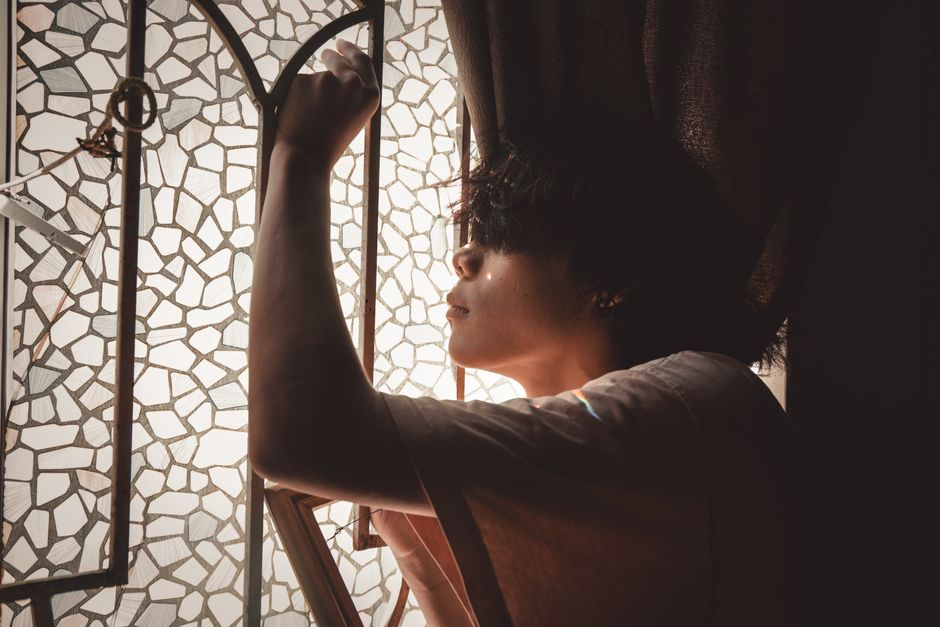
#> input picture concepts/studio/site/assets/arthur.jpg, 940 x 627 px, given in place of industry-nonprofit-2.jpg, which was not available
$ python build-generic-share-cards.py ../concepts/studio/site/assets/arthur.jpg
#> lines starting #> are read from the running program, lines starting #| are printed output that depends on the picture
#!/usr/bin/env python3
"""Rebuild the two generic share cards (public/site/assets/share-home.jpg and share.jpg) from clean photographs.

The old pair had the headline baked into the photograph and clipped mid-word. These are composed fresh:
1200x630, 80 px margins, a navy scrim on the left, the line set in Sentient and the wordmark in Switzer (the
site's own fonts, read from public/site/assets/fonts), copy taken from the home page's og:title.
Photos are cropped, never enlarged: both sources are 1880 px wide and are used at 0.8x or smaller.

Needs Pillow and fontTools+brotli (woff2 -> ttf, cached next to this run in --cache, default /tmp).
Usage: python3 scripts/build-generic-share-cards.py [--cache DIR]
"""
import pathlib, re, sys
from PIL import Image, ImageDraw, ImageFont
from fontTools.ttLib import TTFont

ROOT = pathlib.Path(__file__).resolve().parent.parent
A = ROOT / "public/site/assets"
cache = pathlib.Path(sys.argv[sys.argv.index("--cache") + 1]) if "--cache" in sys.argv else pathlib.Path("/tmp")
W, H, M = 1200, 630, 80
NAVY = (22, 36, 58)
TAN = (213, 177, 133)


def ttf(name):
    out = cache / (name + ".ttf")
    if not out.exists():
        f = TTFont(A / "fonts" / (name + ".woff2")); f.flavor = None; f.save(out)
    return str(out)


def title():
    s = (ROOT / "public/site/index.html").read_text()
    t = re.search(r'property="og:title" content="([^"]*)"', s) or re.search(r'name="og:title" content="([^"]*)"', s)
    t = t.group(1).split("—", 1)[-1].strip()
    return t


def spaced(d, xy, text, font, fill, track):
    x, y = xy
    for ch in text:
        d.text((x, y), ch, font=font, fill=fill)
        x += d.textlength(ch, font=font) + track
    return x


def card(photo, out, focus_x):
#> called with photo = 'industry-nonprofit-2.jpg', out = 'share-home.jpg', focus_x = 1
    im = Image.open(A / photo).convert("RGB")
#> im is the input picture: PIL image 940x627 RGB; mean R, G, B 100.1, 87.4, 81.5
    s = 0.8
    im = im.resize((round(im.width * s), round(im.height * s)), Image.LANCZOS)
#> im: PIL image 752x502 RGB
    x0 = round((im.width - W) * focus_x); y0 = round((im.height - H) * 0.3)
#> after `x0 = round((im.width - W) * focus_x)`: x0 = -448
#> after `y0 = round((im.height - H) * 0.3)`: y0 = -38
    bg = im.crop((x0, y0, x0 + W, y0 + H)).convert("RGBA")
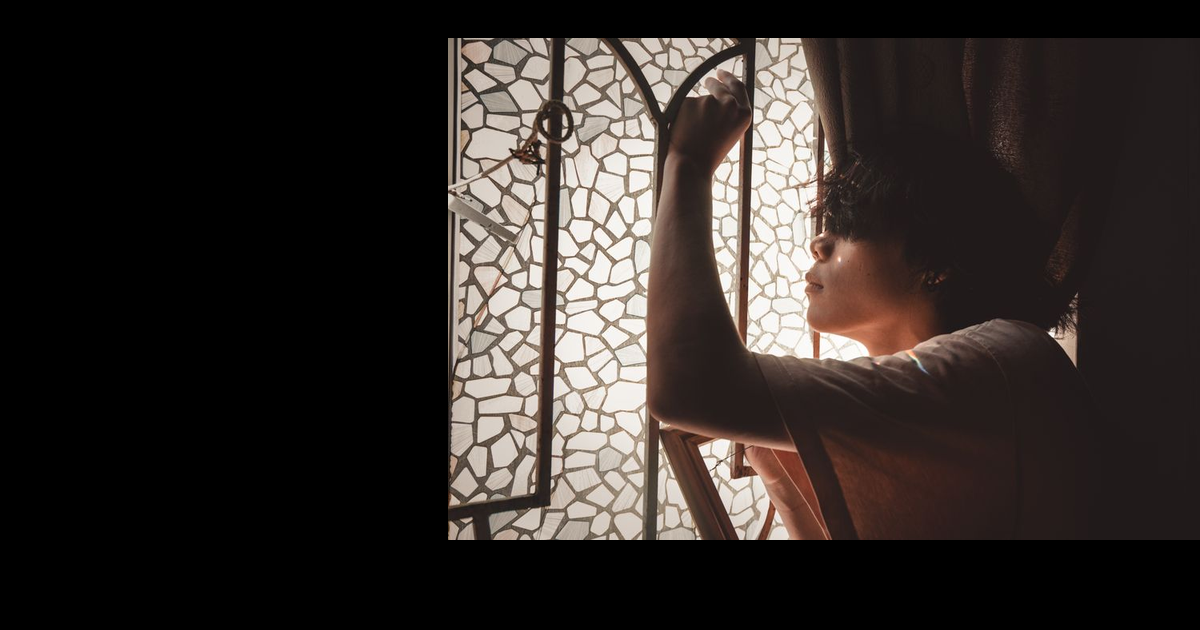
#> bg: PIL image 1200x630 RGBA; mean R, G, B, A 50, 43.7, 40.7, 255
    scrim = Image.new("RGBA", (W, H), NAVY + (0,))
    px = scrim.load()
    for x in range(W):
        a = 0.94 if x < 220 else max(0.0, 0.94 * (1 - (x - 220) / 760))
        for y in range(H):
            px[x, y] = NAVY + (int(255 * min(1, a + (0.28 * max(0, (y - 300) / 330)))),)
    bg = Image.alpha_composite(bg, scrim)
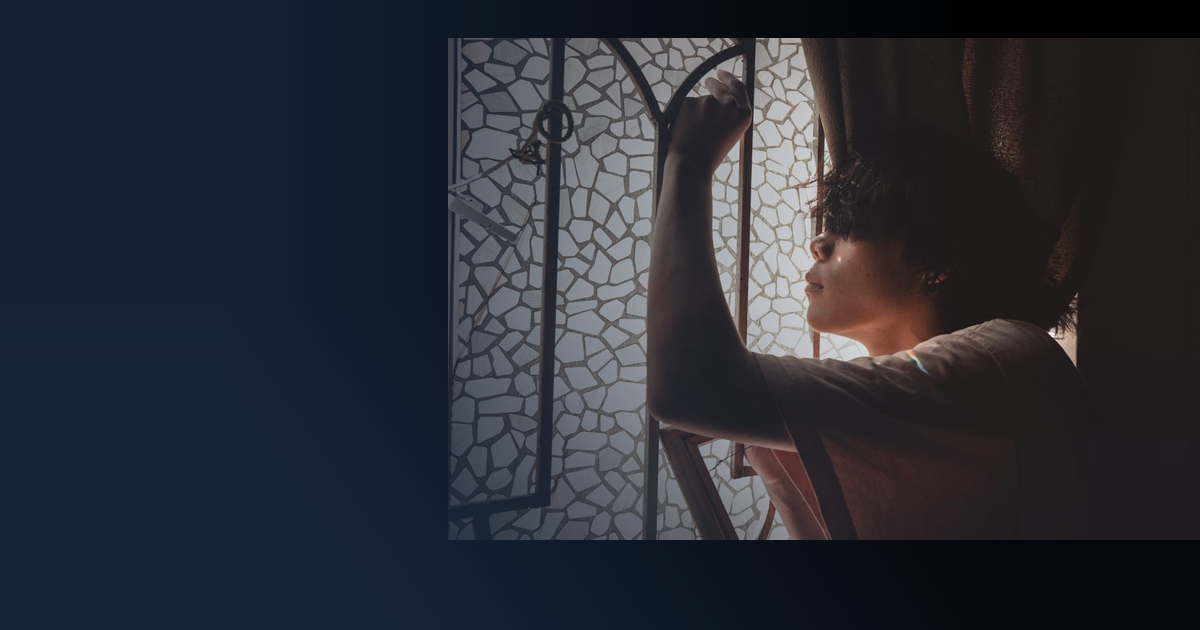
#> bg: PIL image 1200x630 RGBA; mean R, G, B, A 42.2, 45.3, 55.2, 255
    d = ImageDraw.Draw(bg)

    mark = Image.open(A / "notes/mark-white.png").convert("RGBA").resize((28, 28), Image.LANCZOS)
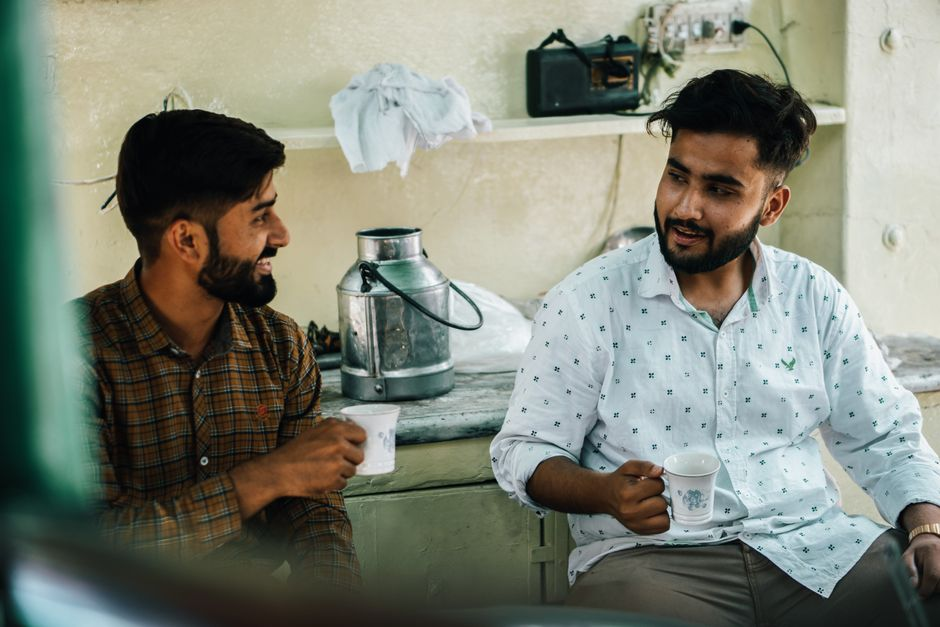
#> input picture concepts/studio/site/assets/customer-data.jpg, 940 x 627 px, given in place of mark-white.png, which was not available
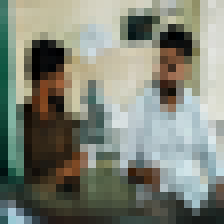
#> mark: PIL image 28x28 RGBA (shown 8 times larger); mean R, G, B, A 127.1, 131.8, 119.5, 255
    bg.alpha_composite(mark, (M, 58))
    spaced(d, (M + 40, 61), "LOVELEEDAY", ImageFont.truetype(ttf("switzer-600"), 19), (255, 255, 255), 3.4)

    line = title()
    words = line.split()
    # two lines, balanced on the word boundary nearest the middle
    best = min(range(1, len(words)), key=lambda i: abs(len(" ".join(words[:i])) - len(" ".join(words[i:]))))
    l1, l2 = " ".join(words[:best]), " ".join(words[best:])
    size = 68
    f = ImageFont.truetype(ttf("sentient-500"), size)
    while max(d.textlength(l1, font=f), d.textlength(l2, font=f)) > W - 2 * M - 360 and size > 40:
        size -= 2; f = ImageFont.truetype(ttf("sentient-500"), size)
    lh = round(size * 1.08)
    y = H - M - 2 * lh + 6
    d.text((M, y), l1, font=f, fill=(255, 255, 255))
    d.text((M, y + lh), l2, font=f, fill=TAN)
    bg.convert("RGB").save(A / out, quality=90, optimize=True)
    print(out, size, repr(l1), repr(l2))


#> (the run stopped early here; a loop or call above may not have finished)
